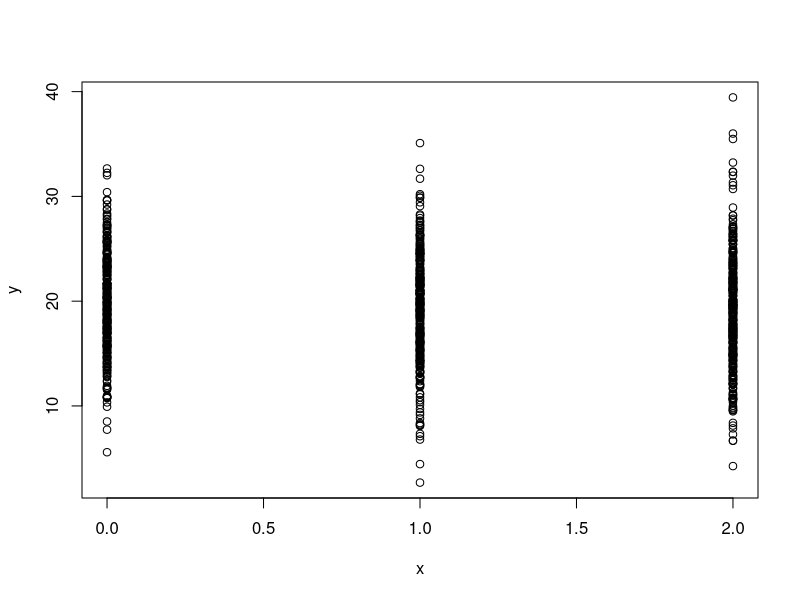
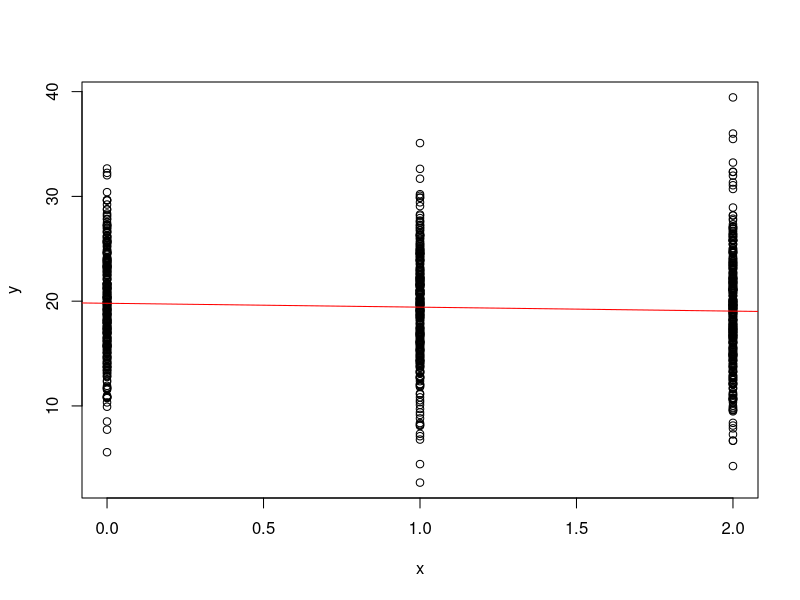

The R source for these figures, in order:
#GENERATOR MODEL
n=1000                            #ndata
x<-floor(runif(n,0,3))            #genotypes
beta<-rnorm(1,0,.5)              #allele subst effects
mu=20                             #population mean
y<-mu+beta*x+rnorm(n,0,sd=5)      #generate data
y_cat<-ifelse(y<mean(y),0,1)      #categorize variable

plot(x,y)                         #plot the data

#FREQUENTIST APPROACH
#####################
#Calculate regression coeficients
SSxy<- sum( (x-mean(x))*(y-mean(y)) )
SSxx<-sum( (x-mean(x))**2 )
b1<-SSxy/SSxx                           #b=cov(x,y)/var(x)

print(paste("The estimated coefficient regresion is",b1))

b0<-mean(y)-b1*mean(x)                  #a=E(y)+bE(x)
print(paste("The estimated intercept is",b0))

#plot data and regression line
plot(x,y)
abline(b0,b1,col="red")

#Calculate the t statistic and the p-value
SSE<-sum((y-(b0+b1*x))**2)
SSE
sR<-SSE/(length(y)-2)

t<-(b1-0)/sqrt(sR/SSxx)
t
#t-Student tables to calculate the cummulative probability of the parametric value (P-value)
#https://www.sjsu.edu/faculty/gerstman/StatPrimer/t-table.pdf

A<- 1-pt(abs(t),df=(n-2)) #1-cummulative_probability(t,for n-2 degrees of freedom)
pvalue<-2*A
pvalue

#Use glm
summary(glm(y~x))
summary(glm(y_cat~x,family = binomial))

